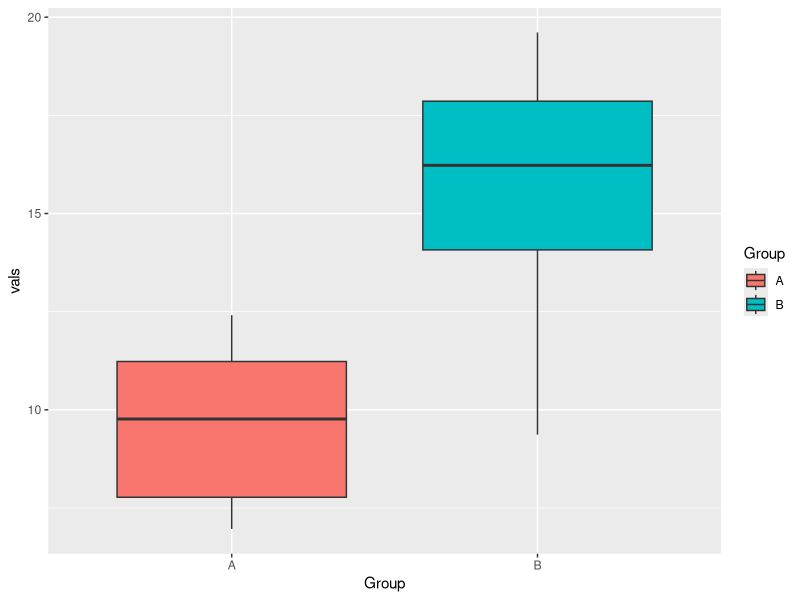

R code for this plot:
## ---- chunk 1
x <- rnorm(10, mean=10, sd=3)
y <- rnorm(10, mean=15, sd=3)

grup <- as.factor(c(rep("A", 10), rep("B",10)))

myData <- data.frame(Group=grup, vals=c(x,y))

library(ggplot2)
ggplot(myData, aes(x=Group, y=vals, fill=Group)) +
  geom_boxplot()
## ---- chunk 2
t.test(vals~Group, data=myData)
## ---- chunk 3
t.test(vals~Group, data=myData, alternative="less")
## ---- chunk 4
t.test(vals~Group, data=myData, alternative="greater")
